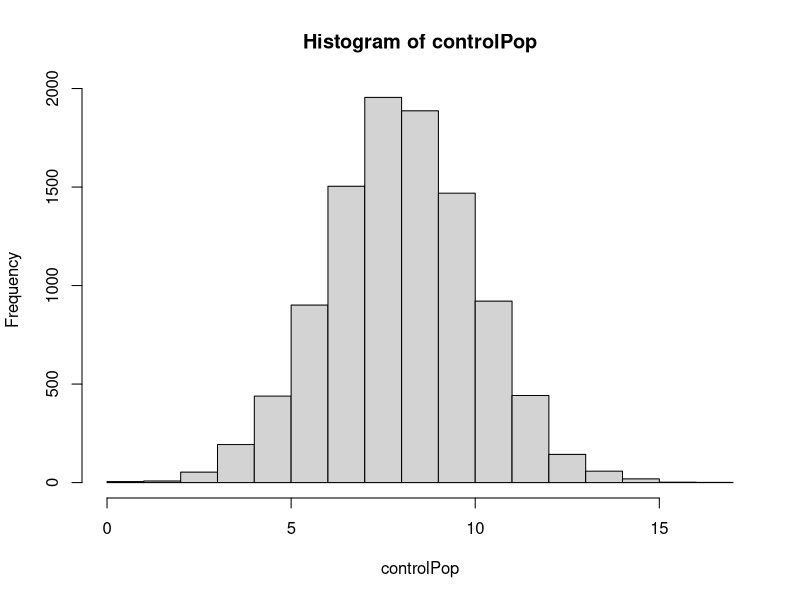
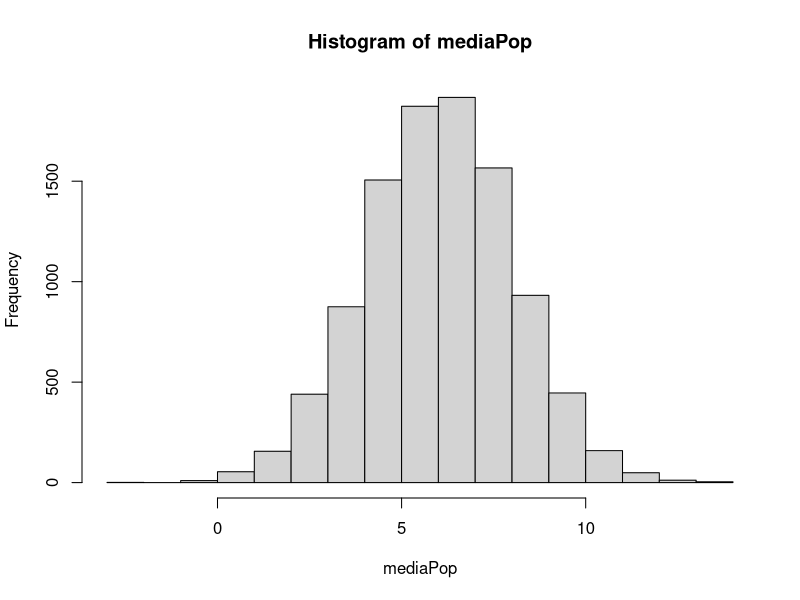
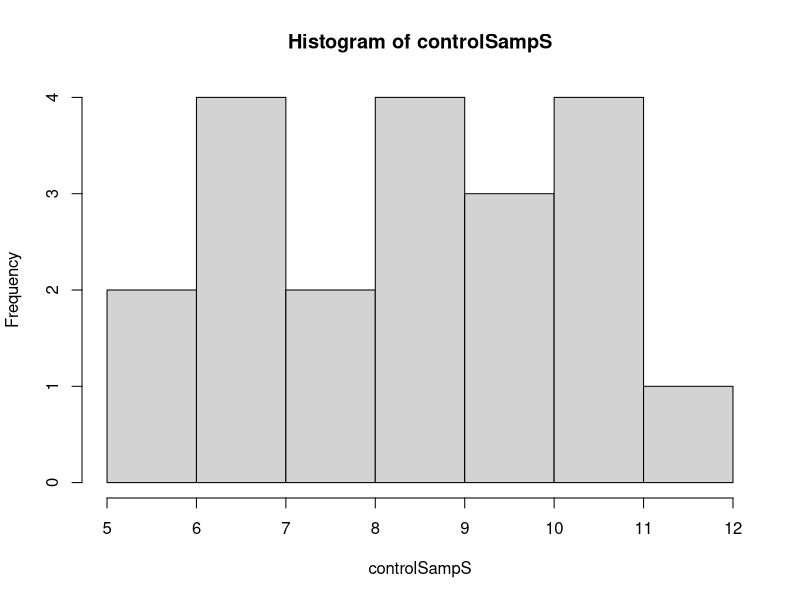
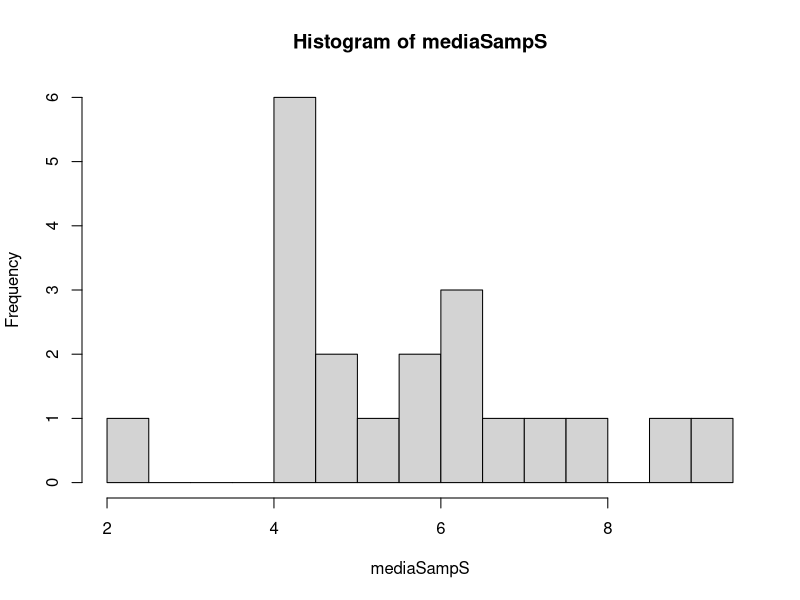
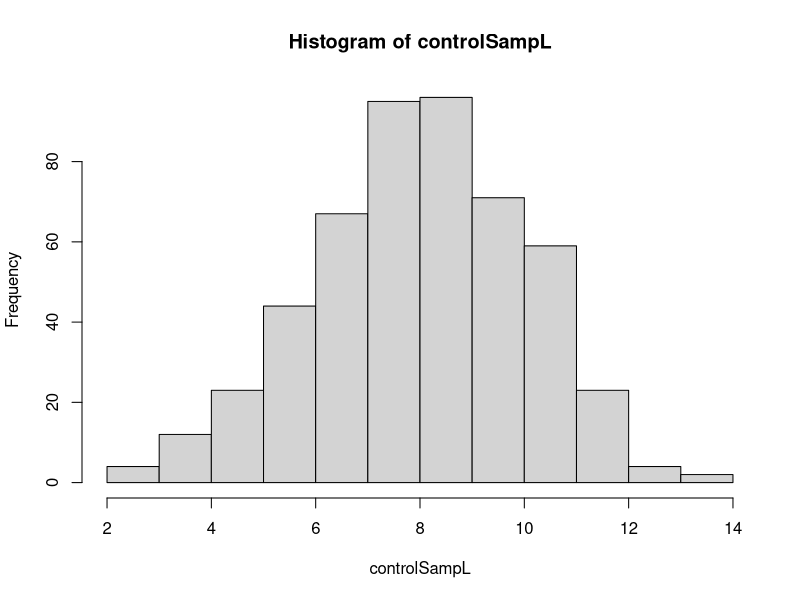
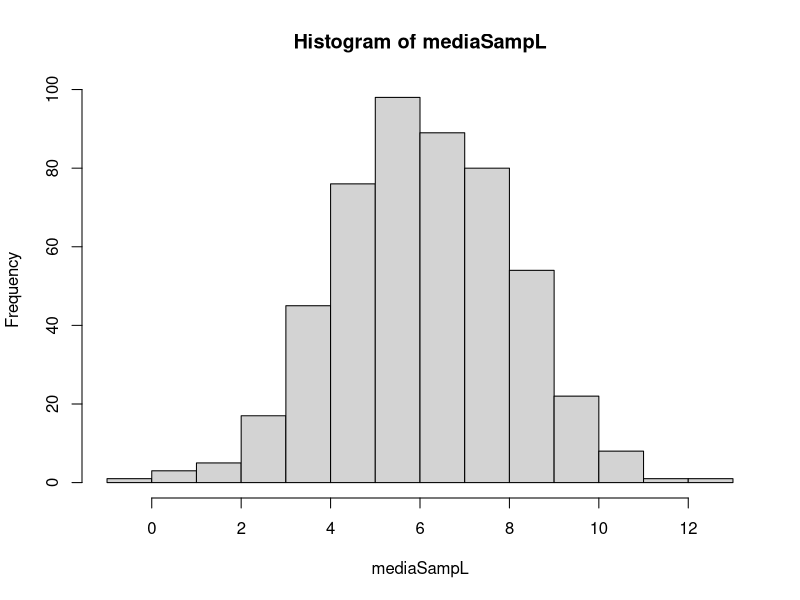
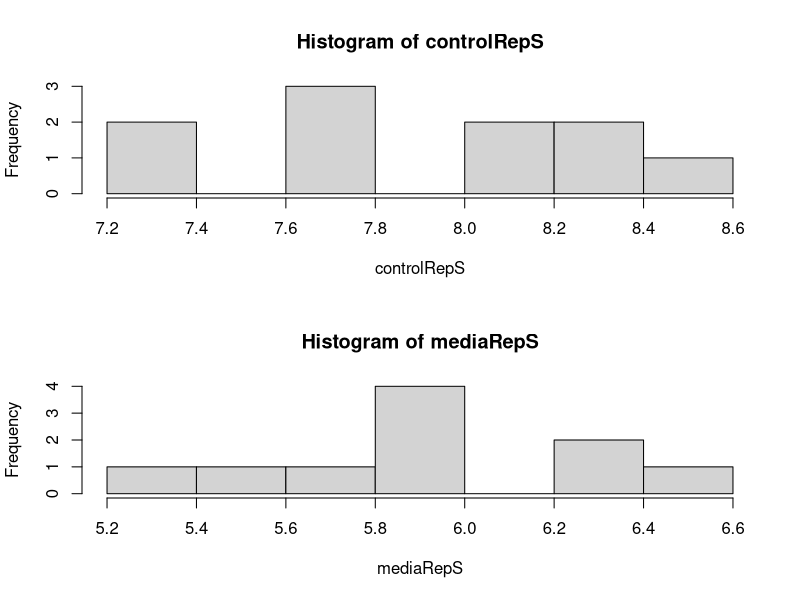
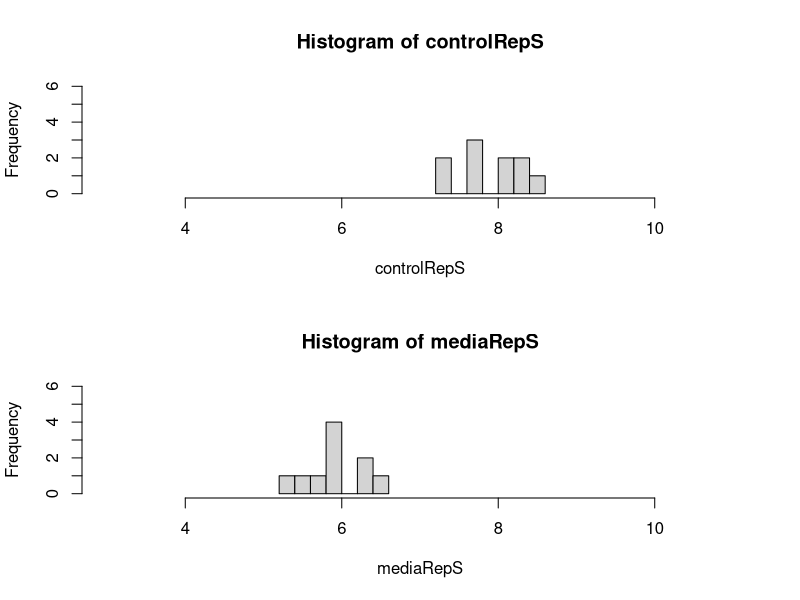

Generate these figures, in order, with R:
############################# Lab 5 #################################

##### Some Basics of Sampling (a.k.a. "Who gets to publish?")

## You decide to do your thesis on the effects of social media and sleep  
# Since we'll be doing confirmatory research, let's pre-register our hypothesis: 
# Is your hypothesis that:
# those who peruse social media prior to bedtime get more sleep?
# or that those who stay off social media prior to bedtime get more sleep??

## First we are going to become omnipotent (note that you don't normally get to do this step in your research)

# Create two vectors of 10,000 observations each, with different means and same SD. 
# These will provide our "population" scores of hours slept for our two groups  
# Note the "true" means for these populations will be close, but not exactly, what we specified 

set.seed(356) 
controlPop <- rnorm(n=10000, mean=8, sd=2)
hist(controlPop)
mediaPop <- rnorm(n=10000, mean=6, sd=2) 
hist(mediaPop)

mean(controlPop)
mean(mediaPop)

set.seed(NULL) # now we turn this off because we do want random sampling 

######## Study 1: We are now ready for you to sample from the population (which is what you do when you collect data for a study). 

# As a side note, we are always going to sample without replacement in the real world. 
# Sampling with replacement only gets mentioned in the book because often the math behind the stats works out simpler that way. 
# It is not relevant to actual research.

# Some of you are going to have bad luck with data collection and will have smaller sample sizes.

# If your last name starts with A - K, then you are going to use samples of size 20.
# If your last name start with L - Z, then you are going to use samples of size 500.

# So, you go and collect data for your thesis, with one sample of social media scrollers and one sample of non-scrollers. 
# You should run whichever code applies to your group, e.g., small vs. large sample size. 

# In both cases, note the very large variability in the values you get.

## Small sample, Size = 20 
controlSampS <- sample(controlPop, size=20, replace=T) 
mean(controlSampS)
hist(controlSampS)

mediaSampS <- sample(mediaPop, size=20, replace=T)
mean(mediaSampS)
hist(mediaSampS, breaks =20)

###################### Small sample folks: What sorts of means did you get? What do your histograms look like? 
#### What do you conclude about hours slept in media scrollers versus non-scrollers?

## Large sample, Size = 500
controlSampL <- sample(controlPop, size=500, replace=T) 
mean(controlSampL)
hist(controlSampL)

mediaSampL <- sample(mediaPop, size=500, replace=T)
mean(mediaSampL)
hist(mediaSampL)

###################### Large sample folks: What sorts of means did you get? What do your histograms look like? 
#### What do you conclude about hours slept in media scrollers versus non-scrollers?


## Most likely, the people with the large samples got means closer to the population means, with more normally distributed scores as well. 
# This is the "Law of Large Numbers" (e.g., estimate of the mean is getting closer to the true value) 
# and "Central Limit Theorem" (e.g., the sample distribution is becoming more normally distributed) at work 
# and why people always say larger samples are better, or more reliable, than smaller samples


######## Replication studies: Ok, the committee was satisfied and you've graduated, but now you want to publish. 
# The reviewers and editor agree that you need to conduct some replication studies. 
# So, you re-run your study 10 times with your original sample size and report the means in your paper. 

# Note: This is what NHST reasoning is based on -- as if you really were going to redo the study 10 times! 

## Small sample, Size = 20 
controlRepS <- replicate(10, mean(sample(controlPop, size=20, replace=T)), simplify=T) 
mediaRepS <- replicate(10, mean(sample(mediaPop, size=20, replace=T)), simplify=T)
controlRepS
mediaRepS

###################### Small sample folks: How spread out do your values appear to be?


## Large sample, Size = 500 
controlRepL <- replicate(10, mean(sample(controlPop, size=500, replace=T)), simplify=T) 
mediaRepL <- replicate(10, mean(sample(mediaPop, size=500, replace=T)), simplify=T)
controlRepL
mediaRepL

###################### Large sample folks: How spread out do your values appear to be?

## Darn, the editor isn't satisfied. She asks how you can tell from a bunch of means whether social media negatively affects sleep? 
# So, you try reporting the means of the means.

mean(controlRepS)
mean(mediaRepS)

###################### Small sample folks: How close are your means to the population means?

mean(controlRepL)
mean(mediaRepL)

###################### Large sample folks: How close are your means to the population means?

# She writes back, "But how do we know the difference between those two means is large compared to how much variance there is? 
# Show me histograms of the two distributions and if they don't appear to overlap very much I'll be convinced." So, you do that:

par(mfrow=c(2,1))
hist(controlRepS)
hist(mediaRepS) # Note they are hard to eyeball due to the x-axis being aligned differently
# set both x-axes to be the same
hist(controlRepS, xlim=c(3, 11), ylim=c(0,6))
hist(mediaRepS, xlim=c(3, 11), ylim=c(0,6))

###################### Small sample folks: Do your histograms appear to overlap? If they do, your paper is rejected. If they don't, yay! you get to publish :)

par(mfrow=c(2,1))
hist(controlRepL, xlim=c(4.5, 10), ylim=c(0,6))
hist(mediaRepL, xlim=c(4.5, 10), ylim=c(0,6))

###################### Large sample folks: Do your histograms appear to overlap? If they do, your paper is rejected. If they don't, yay! you get to publish :)



################ In Summary: Sampling Distributions

## NHST inference rests on "Sampling Distributions", which are the theoretical probability distributions for
# different statistics (e.g., for the mean of a sample of size n). 
## In other words, what would we expect the distribution of a statistic (e.g., the mean) to be if we could 
# repeat our experiment an infinite number of times?

# Sampling distributions in turn rest on the "Law of Large Numbers" (e.g., estimate of the mean getting closer to the true value with large samples and large number of samples) 
# and the "Central Limit Theorem" (e.g., the sample distribution becoming normally distributed with large number of samples)

# We can see this in action by replicating a very large number of samples of size n and seeing what happens to the distribution of the mean

# First with small samples. How strong is the evidence about hours slept in scrollers vs non-scrollers?
controlDistSmall <- replicate(10000, mean(sample(controlPop, size=10, replace=T)), simplify=T) 
mediaDistSmall <- replicate(10000, mean(sample(mediaPop, size=10, replace=T)), simplify=T)
par(mfrow=c(2,1))
hist(controlDistSmall, xlim=c(0, 13), ylim=c(0,3000))
hist(mediaDistSmall, xlim=c(0, 13), ylim=c(0,3000)) 

# Now with large samples. How strong is the evidence about hours slept in scrollers vs non-scrollers? What changed? e.g., did the mean change, or??
controlDistLarge <- replicate(10000, mean(sample(controlPop, size=100, replace=T)), simplify=T) 
mediaDistLarge <- replicate(10000, mean(sample(mediaPop, size=100, replace=T)), simplify=T)
par(mfrow=c(2,1))
hist(controlDistLarge, xlim=c(3, 11), ylim=c(0,3000))
hist(mediaDistLarge, xlim=c(3, 11), ylim=c(0,3000)) 

# The means aren't all that different between small/large samples
mean(controlDistSmall)
mean(controlDistLarge)
mean(mediaDistSmall)
mean(mediaDistLarge)

# The spread of the data is what really changes
sd(controlDistSmall)
sd(controlDistLarge)
sd(mediaDistSmall)
sd(mediaDistLarge)

## Taking a first step from sampling to inference:

## So, we see we get mostly sample means that are close to the true means and the bigger the samples, 
# the smaller the variance of the means; but how unlikely are the unlikely ones??
# Let's look at the histogram of the sampling distribution for large samples of non-scrollers  again. 
# How likely would it be for a single study with a sample size of 500 that sampled from the non-scroller population 
# to get a mean for hours slept of 8.1? How about for a mean of 6.1? 
hist(controlDistLarge)


## So, why do we care? We can use the sampling distributions to reason about new results we might see. 
# For example, if I got a sample of 500 sleep scores and found a mean of 8.2, how likely do you think it 
# is that my participants are non-scrollers? How about similar social media scrollers? 
# Or if the mean I got was 6.1, what would you say?  

par(mfrow=c(2,1))
hist(controlDistLarge, xlim=c(3, 11), ylim=c(0,3000))
hist(mediaDistLarge, xlim=c(3, 11), ylim=c(0,3000)) 




